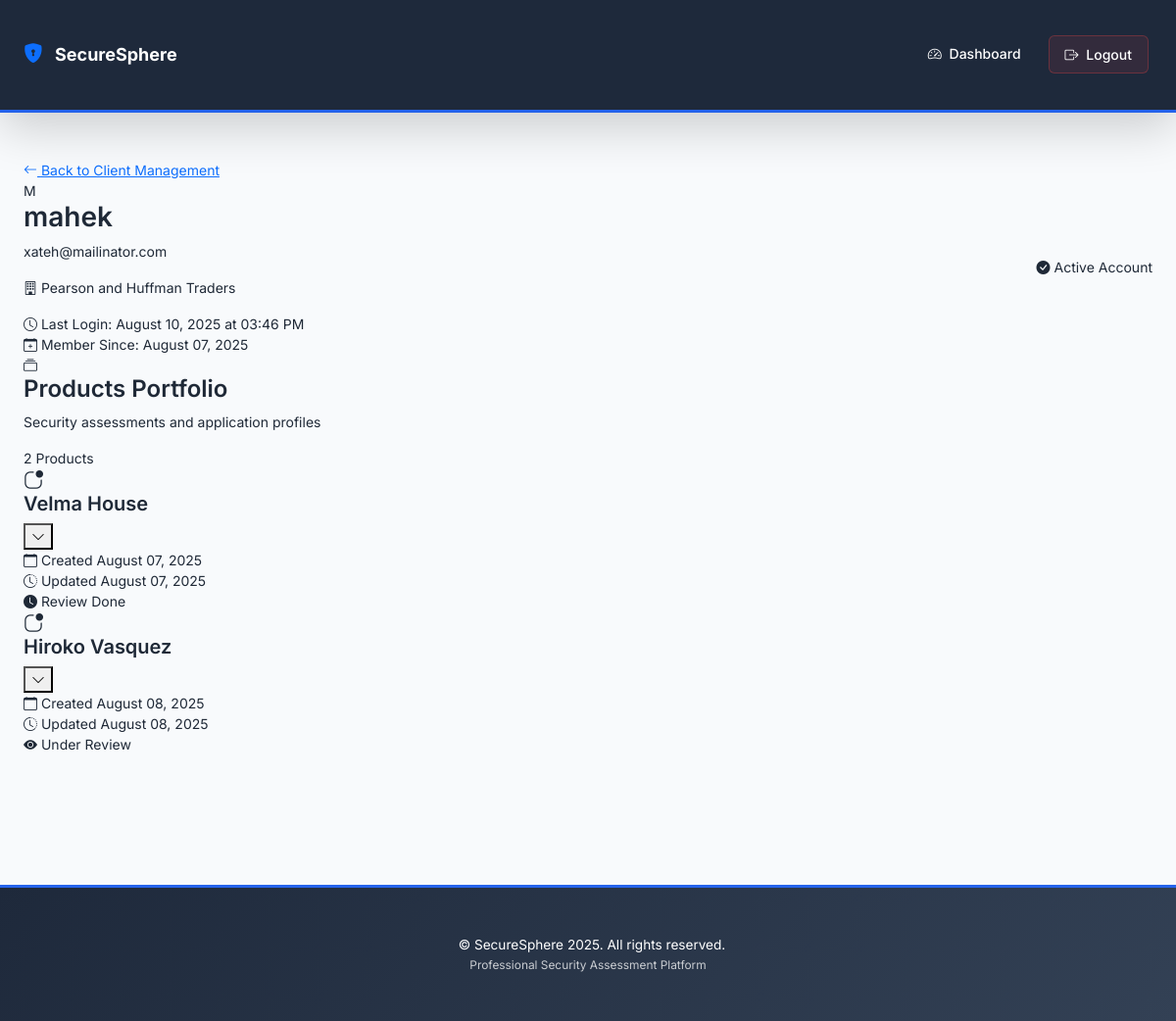
The page /admin/client/2/details (signed in) on the database its author committed.
### app.py (models this page shows, shortened)
class User(db.Model):
    __tablename__ = 'users'
    id = db.Column(db.Integer, primary_key=True)
    username = db.Column(db.String(80), unique=True, nullable=False, index=True)
    email = db.Column(db.String(120), nullable=False, index=True)
    password_hash = db.Column(db.String(200), nullable=False)
    role = db.Column(db.String(20), nullable=False, default='client')  # client, lead, superuser
    organization = db.Column(db.String(200), default='ACCORIAN')
    assigned_client_id = db.Column(db.Integer, db.ForeignKey('users.id'), nullable=True)  # For leads - which client they can review
    first_name = db.Column(db.String(100))
    last_name = db.Column(db.String(100))
    phone = db.Column(db.String(20))
    is_active = db.Column(db.Boolean, default=True)
    first_login = db.Column(db.Boolean, default=True)
    created_at = db.Column(db.DateTime, default=lambda: datetime.now(timezone.utc))
    last_login = db.Column(db.DateTime)
    products = db.relationship('Product', backref='owner', lazy=True, cascade='all, delete-orphan')
    responses = db.relationship('QuestionnaireResponse', backref='user', lazy=True)
    assigned_client = db.relationship('User', remote_side=[id], backref='assigned_leads', foreign_keys=[assigned_client_id])

class Product(db.Model):
    __tablename__ = 'products'
    id = db.Column(db.Integer, primary_key=True)
    name = db.Column(db.String(200), nullable=False)  # Keep for backward compatibility
    description = db.Column(db.Text)
    application_name = db.Column(db.String(200), nullable=True)
    product_owner = db.Column(db.String(200), nullable=True)
    business_criticality = db.Column(db.String(50), nullable=True)
    q1_category = db.Column(db.String(100))
    q1_description = db.Column(db.Text)
    q1_other = db.Column(db.String(200))
    q2_category = db.Column(db.String(100))
    q2_description = db.Column(db.Text)
    q2_other = db.Column(db.String(200))
    q3_category = db.Column(db.String(100))
    q3_description = db.Column(db.Text)
    q3_other = db.Column(db.String(200))
    q4_category = db.Column(db.String(100))
    q4_description = db.Column(db.Text)
    q4_other = db.Column(db.String(200))
    q5_category = db.Column(db.String(100))
    q5_description = db.Column(db.Text)
    q5_other = db.Column(db.String(200))
    q6_category = db.Column(db.String(100))
    q6_description = db.Column(db.Text)
    q6_other = db.Column(db.String(200))
    q7_category = db.Column(db.String(100))
    q7_description = db.Column(db.Text)
    q7_other = db.Column(db.String(200))
    q8_category = db.Column(db.String(100))
    q8_description = db.Column(db.Text)
    q8_other = db.Column(db.String(200))
    q9_category = db.Column(db.String(100))
    q9_description = db.Column(db.Text)
    q9_other = db.Column(db.String(200))
    q10_category = db.Column(db.String(100))
    q10_description = db.Column(db.Text)
    q10_other = db.Column(db.String(200))
    product_url = db.Column(db.String(500), nullable=True)
    programming_language = db.Column(db.String(100), nullable=True)
    cloud_platform = db.Column(db.String(100), nullable=True)
    cloud_platform_other = db.Column(db.String(200))
    cicd_platform = db.Column(db.String(100), nullable=True)
    additional_details = db.Column(db.Text)
    owner_id = db.Column(db.Integer, db.ForeignKey('users.id'), nullable=False)
    created_at = db.Column(db.DateTime, default=lambda: datetime.now(timezone.utc))
    updated_at = db.Column(db.DateTime, default=lambda: datetime.now(timezone.utc), onupdate=lambda: datetime.now(timezone.utc))
    is_active = db.Column(db.Boolean, default=True)
    responses = db.relationship('QuestionnaireResponse', backref='product', lazy=True, cascade='all, delete-orphan')
    statuses = db.relationship('ProductStatus', backref='product', lazy=True, cascade='all, delete-orphan')
    scores = db.relationship('ScoreHistory', backref='product', lazy=True, cascade='all, delete-orphan')
    @property
    def status(self):
        if self.statuses:
            latest_status = max(self.statuses, key=lambda s: s.last_updated)
            return latest_status.status
        return 'in_progress'

class ProductStatus(db.Model):
    __tablename__ = 'product_statuses'
    id = db.Column(db.Integer, primary_key=True)
    product_id = db.Column(db.Integer, db.ForeignKey('products.id'), nullable=False)
    user_id = db.Column(db.Integer, db.ForeignKey('users.id'), nullable=False)
    status = db.Column(db.String(50), default='in_progress')  # in_progress, questions_done, under_review, review_done, completed, needs_client_response
    questions_completed = db.Column(db.Integer, default=0)
    total_questions = db.Column(db.Integer, default=0)
    completion_percentage = db.Column(db.Float, default=0.0)
    last_updated = db.Column(db.DateTime, default=lambda: datetime.now(timezone.utc), onupdate=lambda: datetime.now(timezone.utc))
    __table_args__ = (db.Index('idx_product_user', 'product_id', 'user_id'),)

### app.py (the view)
@app.route('/admin/client/<int:client_id>/details')
@login_required('superuser')
def admin_client_details(client_id):
    client = User.query.filter_by(id=client_id, role='client').first_or_404()
    return render_template('admin_client_details.html', client=client)

### app.py (called while the page is built)
def login_required(role=None):
    def decorator(f):
        @wraps(f)
        def decorated_function(*args, **kwargs):
            if 'user_id' not in session:
                return redirect(url_for('login'))
            if role and session.get('role') != role:
                flash('Access denied!')
                return redirect(url_for('dashboard'))
            return f(*args, **kwargs)
        return decorated_function
    return decorator

### templates/admin_client_details.html (shortened to what this page needs)
{% extends "base.html" %}
{% block content %}
<div class="client-details-container">
    <div class="content-container">
        <div class="nav-breadcrumb">
            <a href="{{ url_for('manage_clients') }}" class="breadcrumb-btn">
                <i class="bi bi-arrow-left"></i>
                Back to Client Management
            </a>
        </div>
        <div class="client-header-card">
            <div class="client-header-content">
    <div class="row align-items-center">
        <div class="col-md-8">
                        <div class="client-avatar-large">
                            {{ client.username[0].upper() if client.username else 'U' }}
                        </div>
                        <h1 class="client-name">{{ client.username }}</h1>
                        <p class="client-email">{{ client.email }}</p>
                        <p class="client-org">
                            <i class="bi bi-building"></i>
                            {{ client.organization or 'No Organization Specified' }}
                        </p>
                        <div class="client-meta-info">
                            <div class="meta-info-item">
                                <i class="bi bi-clock"></i>
                                Last Login: {{ client.last_login.strftime('%B %d, %Y at %I:%M %p') if client.last_login else 'Never logged in' }}
                </div>
                            <div class="meta-info-item">
                                <i class="bi bi-calendar-plus"></i>
                                Member Since: {{ client.created_at.strftime('%B %d, %Y') if client.created_at else 'Unknown' }}
                </div>
            </div>
        </div>
                    <div class="col-md-4 text-end">
                        <div class="status-badge-professional {% if client.is_active %}status-active{% else %}status-inactive{% endif %}">
                            <i class="bi bi-{% if client.is_active %}check-circle-fill{% else %}pause-circle-fill{% endif %}"></i>
                            {{ 'Active Account' if client.is_active else 'Inactive Account' }}
                        </div>
                    </div>
                </div>
            </div>
        </div>
        <div class="section-header-professional">
            <div class="section-header-content">
                <div class="section-icon-professional">
                    <i class="bi bi-collection"></i>
                </div>
                <div>
                    <h2 class="section-title-professional">Products Portfolio</h2>
                    <p class="section-subtitle">Security assessments and application profiles</p>
                </div>
                <div class="products-count-badge">
                    {{ client.products|length }} Product{{ 's' if client.products|length != 1 else '' }}
                </div>
            </div>
        </div>
        <div class="products-grid-professional">
            {% if client.products %}
                                {% for product in client.products %}
                <div class="product-card-professional">
                    <div class="product-header-professional">
                        <div class="product-title-section">
                            <div class="product-info-section">
                                <div class="product-name-with-dropdown">
                                    <h3 class="product-name-professional">
                                        <div class="product-icon-professional">
                                            <i class="bi bi-app-indicator"></i>
                </div>
                                        {{ product.application_name or product.name }}
                                    </h3>
                                    <button class="dropdown-toggle-btn" type="button" data-bs-toggle="collapse"
                                            data-bs-target="#productDetails{{ product.id }}" aria-expanded="false"
                                            aria-controls="productDetails{{ product.id }}">
                                        <i class="bi bi-chevron-down"></i>
                                    </button>
                </div>
                                <div class="product-dates-info">
                                    <div class="date-info-item">
                                        <i class="bi bi-calendar"></i>
                                        Created {{ product.created_at.strftime('%B %d, %Y') if product.created_at else 'Unknown' }}
                </div>
                                    {% if product.updated_at and product.updated_at != product.created_at %}
                                    <div class="date-info-item">
                                        <i class="bi bi-clock-history"></i>
                                        Updated {{ product.updated_at.strftime('%B %d, %Y') if product.updated_at else 'Unknown' }}
            </div>
                                    {% endif %}
                </div>
                </div>
                            <div>
                                <span class="status-badge-modern status-{{ product.status.replace('_', '-') }}">
                                    <i class="bi bi-{% if product.status == 'completed' %}check-circle-fill
                                        {% elif product.status == 'in_progress' %}hourglass-split
                                        {% elif product.status == 'under_review' %}eye-fill
                                        {% else %}clock-fill{% endif %}"></i>
                                    {{ product.status.replace('_', ' ').title() }}
                                </span>
                </div>
                </div>
            </div>
                </div>
                {% endfor %}
            {% endif %}
        </div>
    </div>
    </div>
{% endblock %}

### static/style.css (style rules this page uses)
:root { --primary-color: #2563eb; --primary-dark: #1d4ed8; --primary-light: #3b82f6; --primary-lighter: #dbeafe; --primary-lightest: #eff6ff; --secondary-color: #475569; --secondary-light: #64748b; --success-color: #10b981; --warning-color: #f59e0b; --danger-color: #ef4444; --info-color: #0ea5e9; --navy-dark: #1e293b; --navy-medium: #334155; --navy-light: #475569; --light-bg: #f8fafc; --lighter-bg: #ffffff; --dark-bg: #1e293b; --gradient-bg: linear-gradient(135deg, #1e40af 0%, #3b82f6 50%, #60a5fa 100%); --subtle-gradient: linear-gradient(135deg, #f8fafc 0%, #f1f5f9 100%); --text-primary: #1f2937; --text-secondary: #6b7280; --text-muted: #9ca3af; --text-contrast: #ffffff; --card-bg: #ffffff; --card-border: #e5e7eb; --card-shadow: 0 1px 3px rgba(0, 0, 0, 0.05); --card-shadow-lg: 0 4px 6px -1px rgba(0, 0, 0, 0.1), 0 2px 4px -1px rgba(0, 0, 0, 0.06); --card-shadow-hover: 0 10px 25px -5px rgba(0, 0, 0, 0.1), 0 4px 6px -2px rgba(0, 0, 0, 0.05); --input-border: #d1d5db; --input-focus: #3b82f6; --input-bg: #ffffff; --border-radius: 6px; --border-radius-lg: 8px; --transition: all 0.2s ease; --navbar-height: 60px; --font-size-xs: 0.75rem; --font-size-sm: 0.875rem; --font-size-base: 0.875rem; --font-size-lg: 1rem; --font-size-xl: 1.125rem; --font-size-2xl: 1.25rem; --font-size-3xl: 1.375rem; }
* { box-sizing: border-box; }
body { font-family: 'Inter', 'Segoe UI', -apple-system, BlinkMacSystemFont, sans-serif; background: var(--light-bg); min-height: 100vh; margin: 0; padding: 0; line-height: 1.5; font-size: var(--font-size-base); color: var(--text-primary); }
h1 { font-size: 1.5rem; font-weight: 600; }
h2 { font-size: 1.25rem; font-weight: 600; }
h3 { font-size: 1.125rem; font-weight: 600; }
h1, h2, h3, h4, h5, h6 { text-rendering: optimizeLegibility; font-feature-settings: "kern" 1, "liga" 1; }

### templates/base.html (style rules this page uses)
h1, .h1 { font-size: 1.75rem; }
h2, .h2 { font-size: 1.5rem; }
h3, .h3 { font-size: 1.25rem; }

### rows shown on the page
User: username "M", username "mahek", email "xateh@mailinator.com", organization "Pearson and Huffman Traders", last_login "August 10, 2025 at 03:46 PM", created_at "August 07, 2025", is_active "Active Account"
Product: application_name "Velma House", created_at "August 07, 2025", updated_at "August 07, 2025", status.replace "Review Done"
Product: application_name "Hiroko Vasquez", created_at "August 08, 2025", updated_at "August 08, 2025", status.replace "Under Review"

### other values the page prints
{{ client.products|length }} "2"
{{ 's' if client.products|length != 1 else '' }} "s"
{{ config.get('APP_NAME', 'SecureSphere') }} "SecureSphere"
